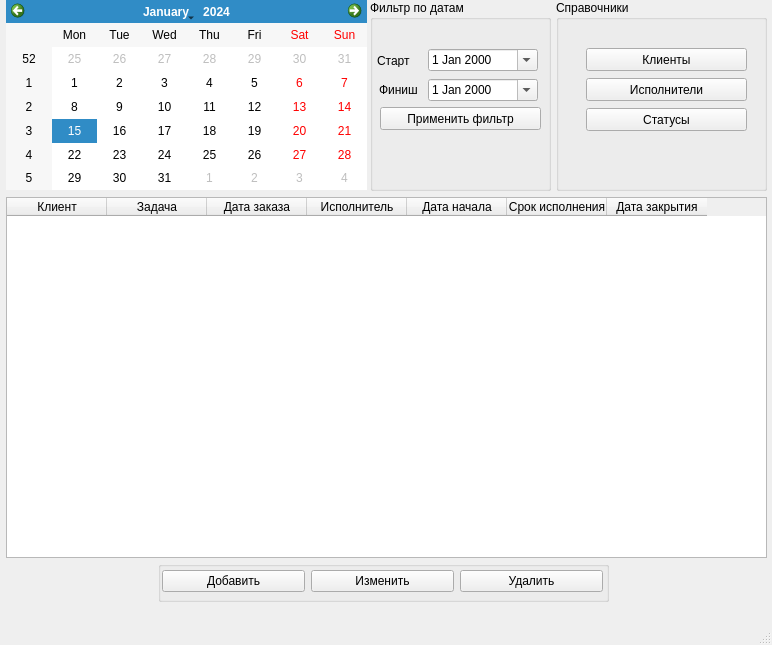
<?xml version="1.0" encoding="UTF-8"?>
<ui version="4.0">
 <class>MainWindow</class>
 <widget class="QMainWindow" name="MainWindow">
  <property name="geometry">
   <rect>
    <x>0</x>
    <y>0</y>
    <width>772</width>
    <height>645</height>
   </rect>
  </property>
  <property name="minimumSize">
   <size>
    <width>772</width>
    <height>645</height>
   </size>
  </property>
  <property name="maximumSize">
   <size>
    <width>772</width>
    <height>645</height>
   </size>
  </property>
  <property name="windowTitle">
   <string>Журнал задач</string>
  </property>
  <widget class="QWidget" name="centralwidget">
   <widget class="QCalendarWidget" name="calendarWidget">
    <property name="geometry">
     <rect>
      <x>6</x>
      <y>0</y>
      <width>361</width>
      <height>190</height>
     </rect>
    </property>
   </widget>
   <widget class="QTableWidget" name="tableWidget">
    <property name="geometry">
     <rect>
      <x>6</x>
      <y>197</y>
      <width>761</width>
      <height>361</height>
     </rect>
    </property>
    <column>
     <property name="text">
      <string>Клиент</string>
     </property>
    </column>
    <column>
     <property name="text">
      <string>Задача</string>
     </property>
    </column>
    <column>
     <property name="text">
      <string>Дата заказа</string>
     </property>
    </column>
    <column>
     <property name="text">
      <string>Исполнитель</string>
     </property>
    </column>
    <column>
     <property name="text">
      <string>Дата начала</string>
     </property>
    </column>
    <column>
     <property name="text">
      <string>Срок исполнения</string>
     </property>
    </column>
    <column>
     <property name="text">
      <string>Дата закрытия</string>
     </property>
    </column>
   </widget>
   <widget class="QGroupBox" name="dateGroupBox">
    <property name="geometry">
     <rect>
      <x>370</x>
      <y>0</y>
      <width>181</width>
      <height>191</height>
     </rect>
    </property>
    <property name="title">
     <string>Фильтр по датам</string>
    </property>
    <widget class="QDateEdit" name="dateEditIn">
     <property name="enabled">
      <bool>true</bool>
     </property>
     <property name="geometry">
      <rect>
       <x>58</x>
       <y>49</y>
       <width>110</width>
       <height>22</height>
      </rect>
     </property>
     <property name="calendarPopup">
      <bool>true</bool>
     </property>
    </widget>
    <widget class="QLabel" name="label">
     <property name="enabled">
      <bool>true</bool>
     </property>
     <property name="geometry">
      <rect>
       <x>7</x>
       <y>54</y>
       <width>47</width>
       <height>13</height>
      </rect>
     </property>
     <property name="text">
      <string>Старт</string>
     </property>
    </widget>
    <widget class="QDateEdit" name="dateEditOut">
     <property name="enabled">
      <bool>true</bool>
     </property>
     <property name="geometry">
      <rect>
       <x>58</x>
       <y>79</y>
       <width>110</width>
       <height>22</height>
      </rect>
     </property>
     <property name="calendarPopup">
      <bool>true</bool>
     </property>
    </widget>
    <widget class="QLabel" name="label_2">
     <property name="enabled">
      <bool>true</bool>
     </property>
     <property name="geometry">
      <rect>
       <x>9</x>
       <y>83</y>
       <width>47</width>
       <height>13</height>
      </rect>
     </property>
     <property name="text">
      <string>Финиш</string>
     </property>
    </widget>
    <widget class="QPushButton" name="filterButton">
     <property name="enabled">
      <bool>true</bool>
     </property>
     <property name="geometry">
      <rect>
       <x>10</x>
       <y>107</y>
       <width>161</width>
       <height>23</height>
      </rect>
     </property>
     <property name="text">
      <string>Применить фильтр</string>
     </property>
     <property name="icon">
      <iconset>
       <normaloff>../icons/filter48.png</normaloff>../icons/filter48.png</iconset>
     </property>
     <property name="flat">
      <bool>false</bool>
     </property>
    </widget>
   </widget>
   <widget class="QGroupBox" name="dbGroupBox">
    <property name="geometry">
     <rect>
      <x>158</x>
      <y>561</y>
      <width>451</width>
      <height>41</height>
     </rect>
    </property>
    <property name="title">
     <string/>
    </property>
    <widget class="QWidget" name="horizontalLayoutWidget">
     <property name="geometry">
      <rect>
       <x>4</x>
       <y>5</y>
       <width>441</width>
       <height>31</height>
      </rect>
     </property>
     <layout class="QHBoxLayout" name="horizontalLayout">
      <item>
       <widget class="QPushButton" name="addButton">
        <property name="text">
         <string>Добавить</string>
        </property>
        <property name="icon">
         <iconset>
          <normaloff>../icons/add48.png</normaloff>../icons/add48.png</iconset>
        </property>
       </widget>
      </item>
      <item>
       <widget class="QPushButton" name="editButton">
        <property name="text">
         <string>Изменить</string>
        </property>
        <property name="icon">
         <iconset>
          <normaloff>../icons/edit48.png</normaloff>../icons/edit48.png</iconset>
        </property>
       </widget>
      </item>
      <item>
       <widget class="QPushButton" name="delButton">
        <property name="text">
         <string>Удалить</string>
        </property>
        <property name="icon">
         <iconset>
          <normaloff>../icons/delete48.png</normaloff>../icons/delete48.png</iconset>
        </property>
       </widget>
      </item>
     </layout>
    </widget>
   </widget>
   <widget class="QGroupBox" name="guideGroupBox">
    <property name="geometry">
     <rect>
      <x>556</x>
      <y>0</y>
      <width>211</width>
      <height>191</height>
     </rect>
    </property>
    <property name="title">
     <string>Справочники</string>
    </property>
    <widget class="QPushButton" name="customerButton">
     <property name="geometry">
      <rect>
       <x>30</x>
       <y>48</y>
       <width>161</width>
       <height>23</height>
      </rect>
     </property>
     <property name="minimumSize">
      <size>
       <width>161</width>
       <height>0</height>
      </size>
     </property>
     <property name="text">
      <string>Клиенты</string>
     </property>
    </widget>
    <widget class="QPushButton" name="executorButton">
     <property name="geometry">
      <rect>
       <x>30</x>
       <y>78</y>
       <width>161</width>
       <height>23</height>
      </rect>
     </property>
     <property name="minimumSize">
      <size>
       <width>161</width>
       <height>0</height>
      </size>
     </property>
     <property name="text">
      <string>Исполнители</string>
     </property>
    </widget>
    <widget class="QPushButton" name="statusButton">
     <property name="geometry">
      <rect>
       <x>30</x>
       <y>108</y>
       <width>161</width>
       <height>23</height>
      </rect>
     </property>
     <property name="minimumSize">
      <size>
       <width>161</width>
       <height>0</height>
      </size>
     </property>
     <property name="text">
      <string>Статусы</string>
     </property>
    </widget>
   </widget>
  </widget>
  <widget class="QMenuBar" name="menubar">
   <property name="geometry">
    <rect>
     <x>0</x>
     <y>0</y>
     <width>772</width>
     <height>21</height>
    </rect>
   </property>
  </widget>
  <widget class="QStatusBar" name="statusbar"/>
 </widget>
 <resources/>
 <connections/>
</ui>
